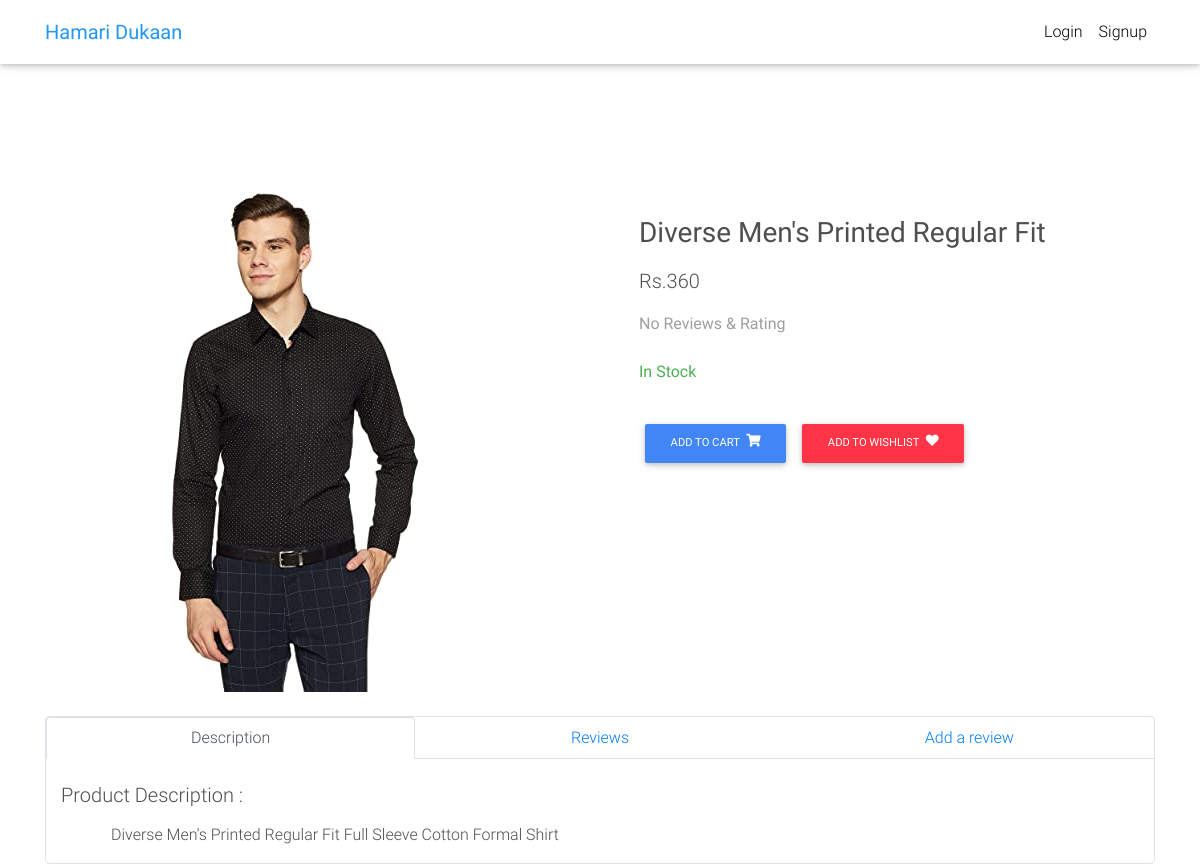
/product/1/, run on the app's committed database.
### core/models.py (models this page shows, shortened)
class Item(models.Model):
    title = models.CharField(max_length=100)
    price = models.FloatField()
    discount_price = models.FloatField(blank=True, null=True)
    category = models.CharField(choices=CATEGORY_CHOICES, max_length=2)
    label = models.CharField(choices=LABEL_CHOICES, max_length=1)
    gender = models.CharField(choices=Gender_CHOICES, max_length=1,blank=True, null=True)
    slug = models.SlugField()
    description = models.TextField()
    image = models.ImageField()
    class Meta:
        ordering = ['title']
    def get_add_to_cart_url(self):
        return reverse("core:add-to-cart", kwargs={
            'slug': self.slug
        })
    def get_add_to_wishlist_url(self):
        return reverse("core:add-to-wishlist", kwargs={
            'slug': self.slug
        })

### core/views.py (the view)
# urls.py: path('product/<slug>/', ItemDetailView, name='product'),
def ItemDetailView(request,slug):
    item = get_object_or_404(Item, slug=slug)
    comments = Comment.objects.filter(product__slug=item.slug)
    context = {
        'item' : item,
        'comments':comments
    }
    return render(request,'product.html',context)

### core/templatetags/cart_template_tags.py (called while the page is built)
@register.filter
def review_count(slug):
    qs = Comment.objects.filter(product__slug=slug)
    if qs.exists():
        return qs.count()
    return "No "

@register.filter
def review_avg(slug):
    qs = Comment.objects.filter(product__slug=slug)
    if qs.exists():
        avg = qs.aggregate(Avg('rate'))
        return avg['rate__avg']
    return 0

@register.filter
def disable_count(user, slug):
    qs = Comment.objects.filter(user=user,product__slug=slug)
    if qs.exists():
        return 1
    return 0

### templates/product.html (shortened to what this page needs)
{% extends "base.html" %}
{% load cart_template_tags %}
{% block content %}
<main class="mt-5 pt-4">
    <div class="container dark-grey-text mt-5">
      <div class="row wow fadeIn">
        <div class="col-md-6 mb-4">
          <img src="{{ item.image.url }}" class="img-fluid" alt="">
        </div>
        <div class="col-md-6 mb-4">
          <div class="p-4">
            <div class="mb-3">
              <h3>
                  <strong>
                {{ item.title }}</span></strong></h3>
            </div>
            <p class="lead">
              {% if item.discount_price %}
              <span class="mr-1">
                <del>Rs.{{ item.price|floatformat:"0"  }}</del>
              </span>
              <span>Rs.{{ item.discount_price|floatformat:"0"  }}</span>
              {% else %}
              <span>Rs.{{ item.price|floatformat:"0"  }}</span>
              {% endif %}
            </p>
            {% if item.slug|review_avg == 0 %}
                <strong><span class="grey-text">No Reviews & Rating</span></strong></h5>
            {% elif item.slug|review_avg <= 1 %}
                <h5><span class="badge badge-danger">{{ item.slug|review_avg }} ★</span><strong><span class="grey-text" style="font-size: 0.8em">  {{ item.slug|review_count }} Reviews</span></strong></h5>
            {% elif item.slug|review_avg < 3 %}
                <h5><span class="badge badge-warning">{{ item.slug|review_avg }} ★</span><strong><span class="grey-text" style="font-size: 0.8em">  {{ item.slug|review_count }} Reviews</span></strong></h5>
            {% else %}
                <h5><span class="badge badge-success">{{ item.slug|review_avg }} ★</span><strong><span class="grey-text" style="font-size: 0.8em">  {{ item.slug|review_count }} Reviews</span></strong></h5>
            {% endif %}
            <p><br><strong class="green-text">In Stock</strong></p><br>
            <a href="{{ item.get_add_to_cart_url }}" class="btn btn-primary btn-md my-0 p">
              Add to cart
              <i class="fas fa-shopping-cart ml-1"></i>
            </a>
            <a href="{{ item.get_add_to_wishlist_url }}" class="btn btn-danger btn-md my-0 p">
              Add to wishlist
              <i class="fas fa-heart ml-1"></i>
            </a>
          </div>
        </div>
      </div>
<div class="classic-tabs border rounded px-0 pt-0">
  <ul class="nav nav-tabs nav-justified" id="advancedTab" role="tablist" >
    <li class="nav-item">
      <a class="nav-link active show" id="description-tab" data-toggle="tab" href="#description" role="tab" aria-controls="description" aria-selected="true">Description</a>
    </li>
    <li class="nav-item">
      <a class="nav-link" id="info-tab" data-toggle="tab" href="#info" role="tab" aria-controls="info" aria-selected="false">Reviews</a>
    </li>
    <li class="nav-item">
      <a class="nav-link" id="reviews-tab" data-toggle="tab" href="#reviews" role="tab" aria-controls="reviews" aria-selected="false">Add a review</a>
    </li>
  </ul>
  <div class="container">
  <div class="tab-content" id="advancedTabContent">
    <div class="tab-pane fade show active" id="description" role="tabpanel" aria-labelledby="description-tab">
      <br>
      <h5>Product Description :</h5>
      <p class="pt-2" style="text-indent: 50px">{{ item.description }}</p>
    </div>
      </div>
    </div>
  </div>
</div>
</main>
{% endblock content %}

### templates/base.html (style rules this page uses)
html, body, header, .carousel { height: 60vh; }

### data on the page
Item: image (picture), title "Diverse Men's Printed Regular Fit", price "360", description "Diverse Men's Printed Regular Fit Full Sleeve Cotton Formal Shirt"
